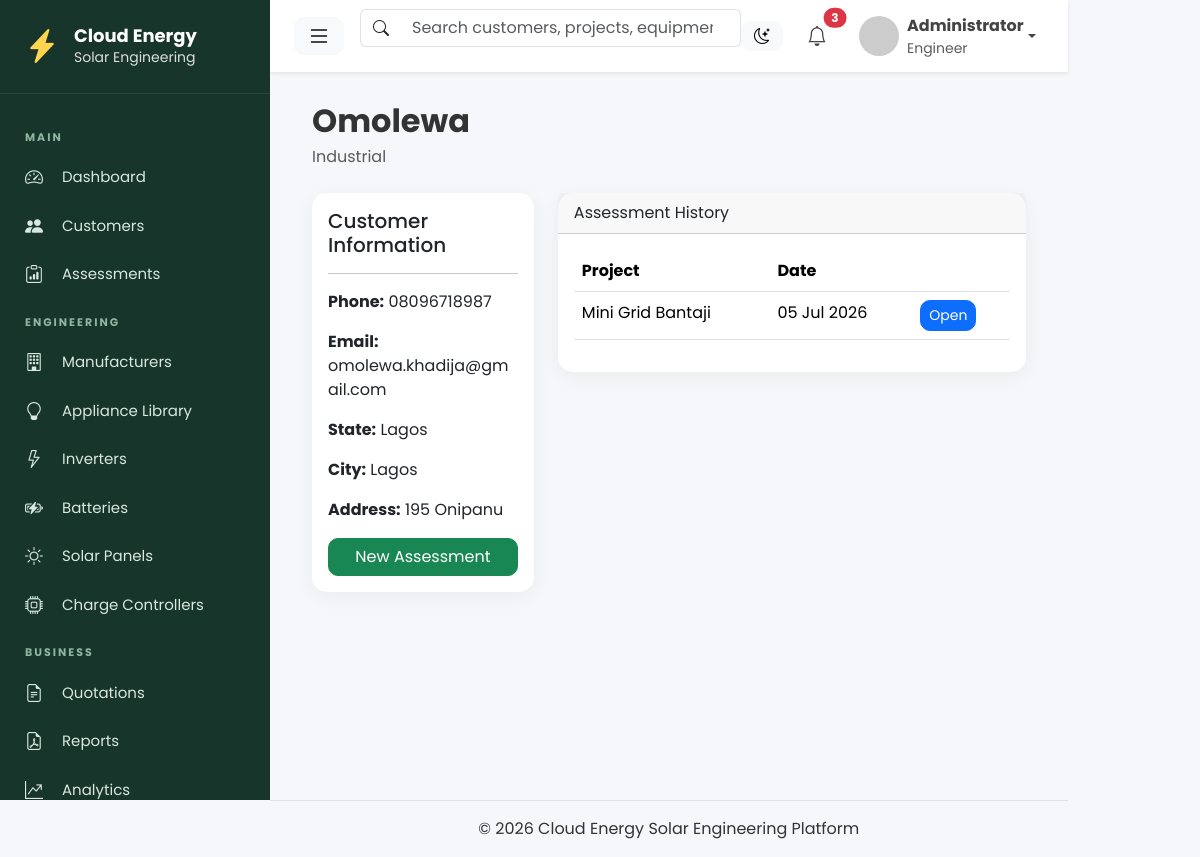
/customers/2/, run on an earlier commit of the app's database.
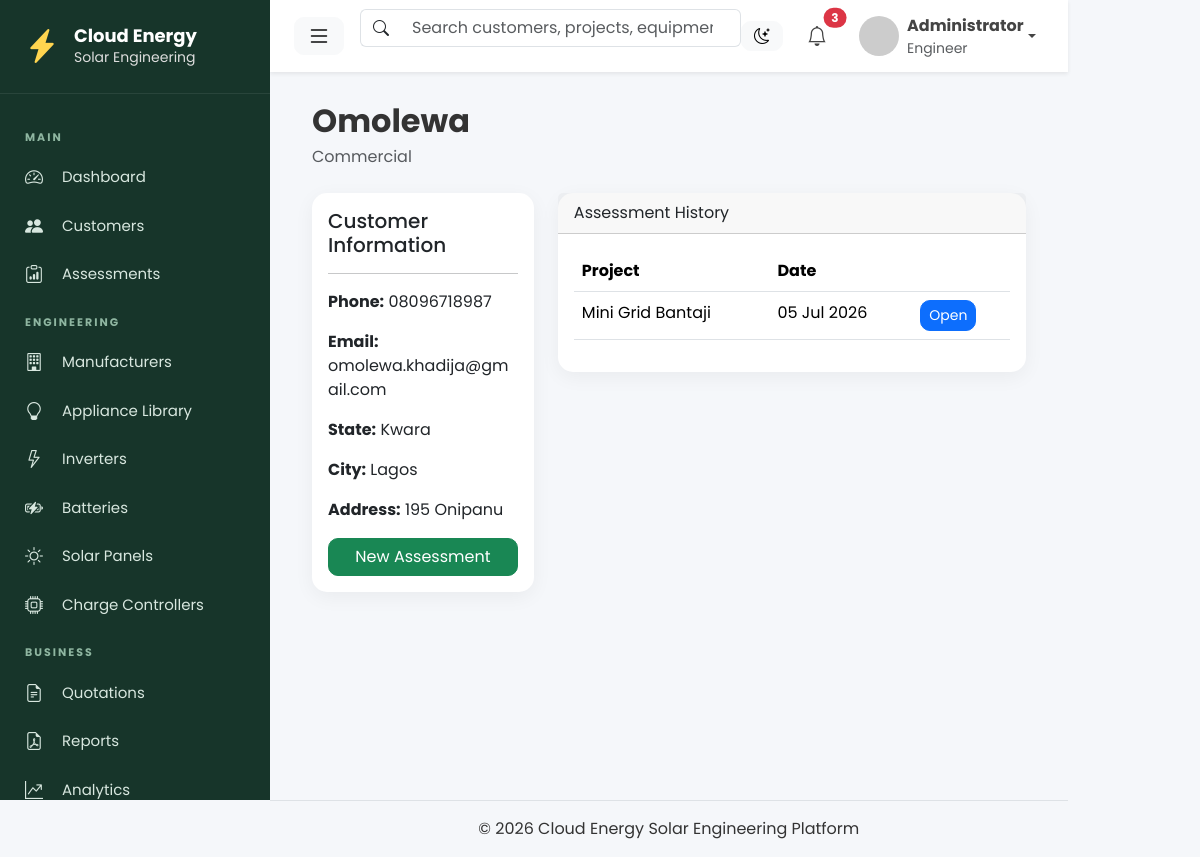
And on a later commit of the database.
### customers/models.py (models this page shows, shortened)
class Customer(models.Model):
    RESIDENTIAL = "Residential"
    COMMERCIAL = "Commercial"
    INDUSTRIAL = "Industrial"
    BUILDING_TYPES = [
        (RESIDENTIAL, "Residential"),
        (COMMERCIAL, "Commercial"),
        (INDUSTRIAL, "Industrial"),
    ]
    full_name = models.CharField(max_length=200)
    company_name = models.CharField(
        max_length=200,
        blank=True,
    )
    email = models.EmailField(unique=True)
    phone = models.CharField(max_length=20)
    whatsapp = models.CharField(
        max_length=20,
        blank=True,
    )
    address = models.TextField()
    state = models.CharField(
        max_length=100
    )
    lga = models.CharField(
        max_length=100,
        blank=True
    )
    area = models.CharField(
        max_length=100,
        blank=True,
        help_text="Town, district or estate (e.g. Lekki Phase 1, GRA, Wuse II)"
    )
    city = models.CharField(
        max_length=100,
        blank=True
    )
    building_type = models.CharField(
        max_length=20,
        choices=BUILDING_TYPES,
        default=RESIDENTIAL,
    )
    created_at = models.DateTimeField(
        auto_now_add=True,
    )
    updated_at = models.DateTimeField(
        auto_now=True,
    )
    class Meta:
        ordering = ["full_name"]

### customers/views.py (the view)
class CustomerDetailView(DetailView):
    model = Customer
    template_name = "customers/customer_detail.html"
    context_object_name = "object"

### templates/customers/customer_detail.html (shortened to what this page needs)
{% extends "layouts/base.html" %}
{% block content %}
{% include "components/page_header.html" with title=object.full_name subtitle=object.building_type %}
<div class="row">
<div class="col-lg-4">
<div class="card">
<div class="card-body">
<h5>Customer Information</h5>
<hr>
<p><strong>Phone:</strong> {{ object.phone }}</p>
<p><strong>Email:</strong> {{ object.email }}</p>
<p><strong>State:</strong> {{ object.state }}</p>
<p><strong>City:</strong> {{ object.city }}</p>
<p><strong>Address:</strong> {{ object.address }}</p>
<a
href="{% url 'audits:create' object.pk %}"
class="btn btn-success w-100">
New Assessment
</a>
</div>
</div>
</div>
<div class="col-lg-8">
<div class="card">
<div class="card-header">
Assessment History
</div>
<div class="card-body">
<table class="table">
<thead>
<tr>
<th>Project</th>
<th>Date</th>
<th></th>
</tr>
</thead>
<tbody>
{% for assessment in object.assessments.all %}
<tr>
<td>
{{ assessment.project_name }}
</td>
<td>
{{ assessment.created_at|date:"d M Y" }}
</td>
<td>
<a
href="{% url 'audits:detail' assessment.pk %}"
class="btn btn-sm btn-primary">
Open
</a>
</td>
</tr>
{% empty %}
<tr>
<td colspan="3">
No assessments yet.
</td>
</tr>
{% endfor %}
</tbody>
</table>
</div>
</div>
</div>
</div>
{% endblock %}

### templates/components/page_header.html (shortened to what this page needs)
<div class="page-header d-flex justify-content-between align-items-center mb-4">
    <div>
        <h2 class="page-title">
            {{ title }}
        </h2>
        {% if subtitle %}
            <p class="text-muted mb-0">
                {{ subtitle }}
            </p>
        {% endif %}
    </div>
</div>

What changed in the data, as far as the page shows it:
changed Customer "Omolewa": building_type "Industrial" → "Commercial"; state "Lagos" → "Kwara"
